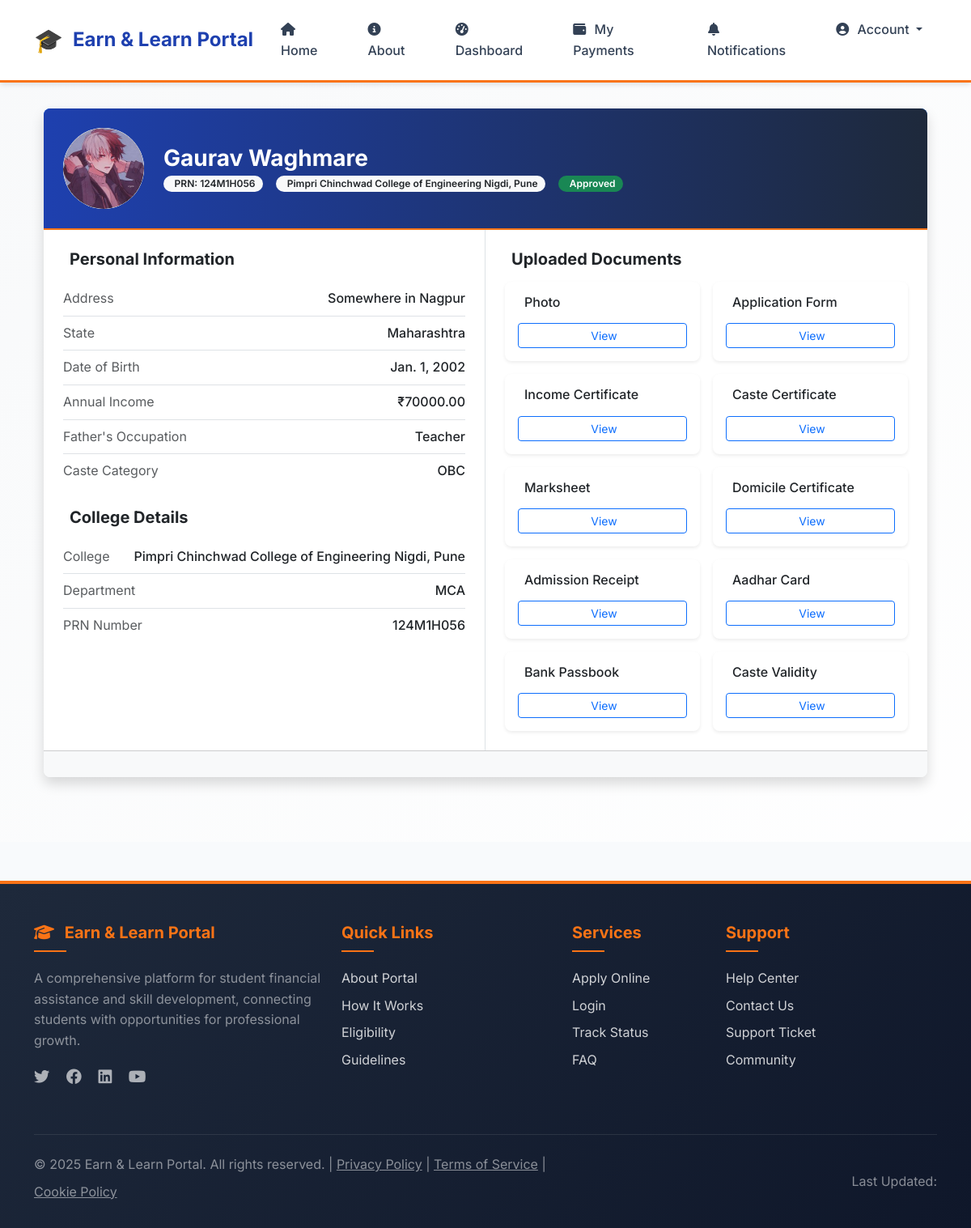
Screenshot of /users/student/profile/ (signed in) with the database file from the repository.
### scheme/models.py (models this page shows, shortened)
class SchemeApplication(models.Model):
    CASTE_CATEGORIES = [
        ('General', 'General'),
        ('OBC', 'Other Backward Class (OBC)'),
        ('SC', 'Scheduled Caste (SC)'),
        ('ST', 'Scheduled Tribe (ST)'),
        ('NT', 'Nomadic Tribes (NT)'),
        ('VJNT', 'Vimukta Jati Nomadic Tribes (VJNT)'),
        ('EWS', 'Economically Weaker Section (EWS)'),
        ('SBC', 'Special Backward Class (SBC)'),
    ]
    student = models.ForeignKey(settings.AUTH_USER_MODEL, on_delete=models.CASCADE)
    first_name = models.CharField(max_length=100)
    middle_name = models.CharField(max_length=100, blank=True, null=True)
    last_name = models.CharField(max_length=100)
    address = models.TextField()
    state = models.CharField(max_length=100)
    dob = models.DateField()
    annual_income = models.DecimalField(max_digits=10, decimal_places=2)
    fathers_occupation = models.CharField(max_length=255)
    caste_category = models.CharField(max_length=20, choices=CASTE_CATEGORIES)
    COLLEGE_NAME = "Pimpri Chinchwad College of Engineering Nigdi, Pune"
    college_name = models.CharField(max_length=255, default=COLLEGE_NAME)
    department = models.CharField(max_length=100)
    prn_number = models.CharField(max_length=20, unique=True)
    photo = models.FileField(upload_to='scheme_documents/photos/', validators=[validate_image_file])
    application_form = models.FileField(upload_to='scheme_documents/forms/', validators=[validate_pdf_file])
    income_certificate = models.FileField(upload_to='scheme_documents/certificates/', validators=[validate_pdf_file])
    caste_certificate = models.FileField(upload_to='scheme_documents/certificates/', blank=True, null=True, validators=[validate_pdf_file])
    last_year_marksheet = models.FileField(upload_to='scheme_documents/marksheets/', validators=[validate_pdf_file])
    domicile_certificate = models.FileField(upload_to='scheme_documents/certificates/', validators=[validate_pdf_file])
    admission_receipt = models.FileField(upload_to='scheme_documents/receipts/', validators=[validate_pdf_file])
    aadhar_card = models.FileField(upload_to='scheme_documents/identity/', validators=[validate_pdf_file])
    bank_passbook = models.FileField(upload_to='scheme_documents/passbooks/', validators=[validate_pdf_file])
    caste_validity_certificate = models.FileField(upload_to='scheme_documents/certificates/', blank=True, null=True, validators=[validate_pdf_file])
    STATUS_CHOICES = [
        ("Pending", "Pending"),
        ("Approved", "Approved"),
        ("Rejected", "Rejected"),
        ("Correction Required", "Correction Required"),
        ("Completed", "Completed")
    ]
    status = models.CharField(max_length=20, choices=STATUS_CHOICES, default='Pending')
    comments = models.TextField(blank=True, null=True, help_text="General comments and field-specific feedback")

### users/views.py (the view)
# urls.py: path('student/profile/', student_profile, name='student_profile'),
def student_profile(request):
    student = get_object_or_404(SchemeApplication, student__id = request.user.id)
    context = {
        'student': student,
    }
    return render(request, 'users/student_profile.html', context)

### templates/users/student_profile.html (shortened to what this page needs)
{% extends 'base.html' %}
{% block content %}
<div class="container pb-5">
    <div class="card shadow border-0 rounded-3 overflow-hidden">
        <div class="card-header bg-primary text-white p-4">
            <div class="row align-items-center">
                <div class="col-auto">
                    <div class="profile-img-container rounded-circle bg-light d-flex align-items-center justify-content-center" style="width: 100px; height: 100px; overflow: hidden;">
                        <img src="{{ student.photo.url }}" alt="Student photo" class="img-fluid" style="object-fit: cover; width: 100%; height: 100%;">
                    </div>
                </div>
                <div class="col">
                    <h3 class="mb-1 fw-bold">{{ student.first_name }} {{ student.middle_name|default:"" }} {{ student.last_name }}</h3>
                    <div class="d-flex flex-wrap gap-3">
                        <span class="badge bg-light text-dark">
                             PRN: {{ student.prn_number }}
                        </span>
                        <span class="badge bg-light text-dark">
                             {{ student.college_name }}
                        </span>
                        <span class="badge {% if student.status == 'Approved' %}bg-success{% elif student.status == 'Rejected' %}bg-danger{% else %}bg-warning{% endif %}">
                             {{ student.status }}
                        </span>
                    </div>
                </div>
            </div>
        </div>
        <div class="card-body p-0">
            <div class="row g-0">
                <div class="col-md-6 p-4 border-end">
                    <h5 class="fw-bold mb-3 d-flex align-items-center">
                        Personal Information
                    </h5>
                    <div class="list-group list-group-flush mb-4">
                        <div class="list-group-item px-0 d-flex justify-content-between">
                            <span class="text-muted">Address</span>
                            <span class="text-end fw-medium">{{ student.address }}</span>
                        </div>
                        <div class="list-group-item px-0 d-flex justify-content-between">
                            <span class="text-muted">State</span>
                            <span class="text-end fw-medium">{{ student.state }}</span>
                        </div>
                        <div class="list-group-item px-0 d-flex justify-content-between">
                            <span class="text-muted">Date of Birth</span>
                            <span class="text-end fw-medium">{{ student.dob }}</span>
                        </div>
                        <div class="list-group-item px-0 d-flex justify-content-between">
                            <span class="text-muted">Annual Income</span>
                            <span class="text-end fw-medium">₹{{ student.annual_income }}</span>
                        </div>
                        <div class="list-group-item px-0 d-flex justify-content-between">
                            <span class="text-muted">Father's Occupation</span>
                            <span class="text-end fw-medium">{{ student.fathers_occupation }}</span>
                        </div>
                        <div class="list-group-item px-0 d-flex justify-content-between">
                            <span class="text-muted">Caste Category</span>
                            <span class="text-end fw-medium">{{ student.caste_category }}</span>
                        </div>
                    </div>
                    <h5 class="fw-bold mb-3 d-flex align-items-center">
                        College Details
                    </h5>
                    <div class="list-group list-group-flush">
                        <div class="list-group-item px-0 d-flex justify-content-between">
                            <span class="text-muted">College</span>
                            <span class="text-end fw-medium">{{ student.college_name }}</span>
                        </div>
                        <div class="list-group-item px-0 d-flex justify-content-between">
                            <span class="text-muted">Department</span>
                            <span class="text-end fw-medium">{{ student.department }}</span>
                        </div>
                        <div class="list-group-item px-0 d-flex justify-content-between">
                            <span class="text-muted">PRN Number</span>
                            <span class="text-end fw-medium">{{ student.prn_number }}</span>
                        </div>
                    </div>
                </div>
                <div class="col-md-6 p-4">
                    <h5 class="fw-bold mb-3 d-flex align-items-center">
                        Uploaded Documents
                    </h5>
                    <div class="row row-cols-1 row-cols-sm-2 g-3">
                        <div class="col">
                            <div class="card h-100 border-0 shadow-sm">
                                <div class="card-body p-3">
                                    <h6 class="card-title mb-0">
                                        Photo
                                    </h6>
                                </div>
                                <div class="card-footer bg-transparent p-3 pt-0 border-0">
                                    <a href="{{ student.photo.url }}" class="btn btn-sm btn-outline-primary w-100" target="_blank">
                                         View
                                    </a>
                                </div>
                            </div>
                        </div>
                        <div class="col">
                            <div class="card h-100 border-0 shadow-sm">
                                <div class="card-body p-3">
                                    <h6 class="card-title mb-0">
                                        Application Form
                                    </h6>
                                </div>
                                <div class="card-footer bg-transparent p-3 pt-0 border-0">
                                    <a href="{{ student.application_form.url }}" class="btn btn-sm btn-outline-primary w-100" target="_blank">
                                         View
                                    </a>
                                </div>
                            </div>
                        </div>
                        <div class="col">
                            <div class="card h-100 border-0 shadow-sm">
                                <div class="card-body p-3">
                                    <h6 class="card-title mb-0">
                                        Income Certificate
                                    </h6>
                                </div>
                                <div class="card-footer bg-transparent p-3 pt-0 border-0">
                                    <a href="{{ student.income_certificate.url }}" class="btn btn-sm btn-outline-primary w-100" target="_blank">
                                         View
                                    </a>
                                </div>
                            </div>
                        </div>
                        {% if student.caste_certificate %}
                        <div class="col">
                            <div class="card h-100 border-0 shadow-sm">
                                <div class="card-body p-3">
                                    <h6 class="card-title mb-0">
                                        Caste Certificate
                                    </h6>
                                </div>
                                <div class="card-footer bg-transparent p-3 pt-0 border-0">
                                    <a href="{{ student.caste_certificate.url }}" class="btn btn-sm btn-outline-primary w-100" target="_blank">
                                         View
                                    </a>
                                </div>
                            </div>
                        </div>
                        {% endif %}
                        <div class="col">
                            <div class="card h-100 border-0 shadow-sm">
                                <div class="card-body p-3">
                                    <h6 class="card-title mb-0">
                                        Marksheet
                                    </h6>
                                </div>
                                <div class="card-footer bg-transparent p-3 pt-0 border-0">
                                    <a href="{{ student.last_year_marksheet.url }}" class="btn btn-sm btn-outline-primary w-100" target="_blank">
                                         View
                                    </a>
                                </div>
                            </div>
                        </div>
                        <div class="col">
                            <div class="card h-100 border-0 shadow-sm">
                                <div class="card-body p-3">
                                    <h6 class="card-title mb-0">
                                        Domicile Certificate
                                    </h6>
                                </div>
                                <div class="card-footer bg-transparent p-3 pt-0 border-0">
                                    <a href="{{ student.domicile_certificate.url }}" class="btn btn-sm btn-outline-primary w-100" target="_blank">
                                         View
                                    </a>
                                </div>
                            </div>
                        </div>
                        <div class="col">
                            <div class="card h-100 border-0 shadow-sm">
                                <div class="card-body p-3">
                                    <h6 class="card-title mb-0">
                                        Admission Receipt
                                    </h6>
                                </div>
                                <div class="card-footer bg-transparent p-3 pt-0 border-0">
                                    <a href="{{ student.admission_receipt.url }}" class="btn btn-sm btn-outline-primary w-100" target="_blank">
                                         View
                                    </a>
                                </div>
                            </div>
                        </div>
                        <div class="col">
                            <div class="card h-100 border-0 shadow-sm">
                                <div class="card-body p-3">
                                    <h6 class="card-title mb-0">
                                        Aadhar Card
                                    </h6>
                                </div>
                                <div class="card-footer bg-transparent p-3 pt-0 border-0">
                                    <a href="{{ student.aadhar_card.url }}" class="btn btn-sm btn-outline-primary w-100" target="_blank">
                                         View
                                    </a>
                                </div>
                            </div>
                        </div>
                        <div class="col">
                            <div class="card h-100 border-0 shadow-sm">
                                <div class="card-body p-3">
                                    <h6 class="card-title mb-0">
                                        Bank Passbook
                                    </h6>
                                </div>
                                <div class="card-footer bg-transparent p-3 pt-0 border-0">
                                    <a href="{{ student.bank_passbook.url }}" class="btn btn-sm btn-outline-primary w-100" target="_blank">
                                         View
                                    </a>
                                </div>
                            </div>
                        </div>
                        {% if student.caste_validity_certificate %}
                        <div class="col">
                            <div class="card h-100 border-0 shadow-sm">
                                <div class="card-body p-3">
                                    <h6 class="card-title mb-0">
                                        Caste Validity
                                    </h6>
                                </div>
                                <div class="card-footer bg-transparent p-3 pt-0 border-0">
                                    <a href="{{ student.caste_validity_certificate.url }}" class="btn btn-sm btn-outline-primary w-100" target="_blank">
                                         View
                                    </a>
                                </div>
                            </div>
                        </div>
                        {% endif %}
                    </div>
                </div>
            </div>
        </div>
        <div class="card-footer bg-light p-3">
        </div>
    </div>
</div>
{% endblock %}

### rows the page displays
SchemeApplication: photo (picture), first_name "Gaurav", last_name "Waghmare", prn_number "124M1H056", college_name "Pimpri Chinchwad College of Engineering Nigdi, Pune", status "Approved", address "Somewhere in Nagpur", state "Maharashtra", dob "Jan. 1, 2002", annual_income "70000.00", fathers_occupation "Teacher", caste_category "OBC", department "MCA"
